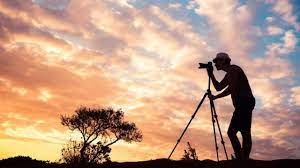
#> input picture Modulo4/librerias/matplotlib/descarga.jpg, 300 x 168 px
$ python ejercicio4.py
#> lines starting #> are read from the running program, lines starting #| are printed output that depends on the picture
# -*- coding: utf-8 -*-
"""
Created on Sun Apr 24 15:08:51 2022

@author: SebastianCB-dev
"""

import matplotlib.image as mpimg
import matplotlib.pyplot as plt

ruta_imagen = "descarga.jpg"

matriz = mpimg.imread(ruta_imagen).tolist()
#> matriz = 168 items

nueva = []
alto = len(matriz)
#> alto = 168
ancho = len(matriz[0])
#> ancho = 300

imagen = []
for i in range(alto):
    fila = []
    for j in range(ancho):
        r = matriz[i][j][0]
        g = matriz[i][j][1]
        b = matriz[i][j][2]
        if i == 0 or i == alto - 1 or j == 0 or j == ancho -1:
            fila.append([255-r, 255-g, 255-b])
        else:
            fila.append([sum([r,g,b])//3]*3)
    nueva.append(fila)
#> after the loop, nueva = 168 items

plt.imshow(nueva)
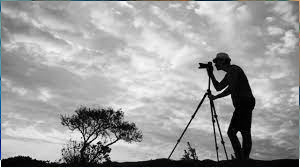
#> shown: shape (168, 300, 3); mean R, G, B 159.2, 159.5, 159.6
